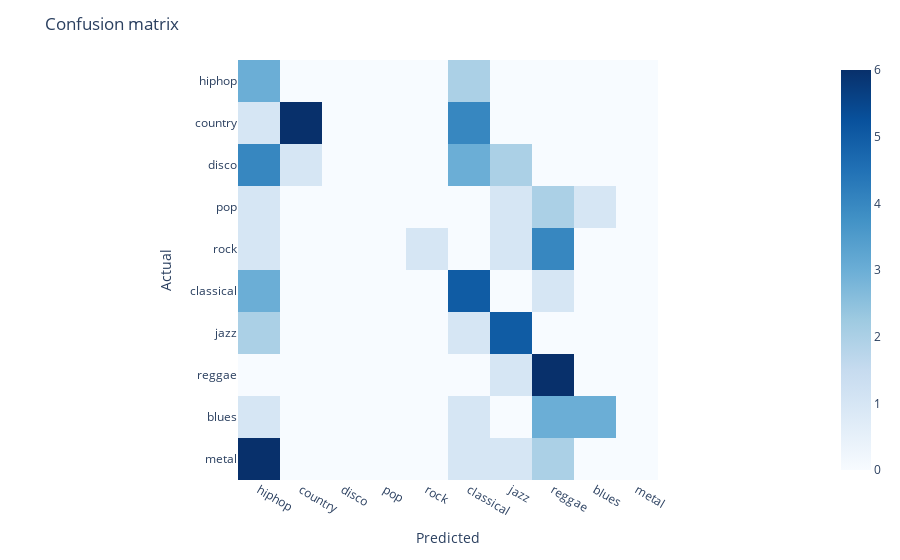

This figure's notebook cell:
### Code cell
rnn_outputs = rnn_model(X_val).detach().numpy()
rnn_preds = np.argmax(rnn_outputs, axis=1)

rnn_acc, rnn_f1, rnn_cm, rnn_cr = metrics(rnn_preds, y_labels, verbose=True)

plot_confusion_matrix(rnn_cm)

### Figure 1 — Plotly figure (JSON) as saved in the notebook; plotly's stock layout.template omitted (floating-point values rounded to 4 significant figures)
{"data": [{"coloraxis": "coloraxis", "hovertemplate": "x: %{x}<br>y: %{y}<br>color: %{z}<extra></extra>", "name": "0", "type": "heatmap", "x": ["hiphop", "country", "disco", "pop", "rock", "classical", "jazz", "reggae", "blues", "metal"], "xaxis": "x", "y": ["hiphop", "country", "disco", "pop", "rock", "classical", "jazz", "reggae", "blues", "metal"], "yaxis": "y", "z": [[3, 0, 0, 0, 0, 2, 0, 0, 0, 0], [1, 6, 0, 0, 0, 4, 0, 0, 0, 0], [4, 1, 0, 0, 0, 3, 2, 0, 0, 0], [1, 0, 0, 0, 0, 0, 1, 2, 1, 0], [1, 0, 0, 0, 1, 0, 1, 4, 0, 0], [3, 0, 0, 0, 0, 5, 0, 1, 0, 0], [2, 0, 0, 0, 0, 1, 5, 0, 0, 0], [0, 0, 0, 0, 0, 0, 1, 6, 0, 0], [1, 0, 0, 0, 0, 1, 0, 3, 3, 0], [6, 0, 0, 0, 0, 1, 1, 2, 0, 0]]}], "layout": {"coloraxis": {"colorscale": [[0, "rgb(247,251,255)"], [0.125, "rgb(222,235,247)"], [0.25, "rgb(198,219,239)"], [0.375, "rgb(158,202,225)"], [0.5, "rgb(107,174,214)"], [0.625, "rgb(66,146,198)"], [0.75, "rgb(33,113,181)"], [0.875, "rgb(8,81,156)"], [1, "rgb(8,48,107)"]]}, "margin": {"t": 60}, "title": {"text": "Confusion matrix"}, "xaxis": {"anchor": "y", "constrain": "domain", "domain": [0, 1], "scaleanchor": "y", "title": {"text": "Predicted"}}, "yaxis": {"anchor": "x", "autorange": "reversed", "constrain": "domain", "domain": [0, 1], "title": {"text": "Actual"}}}}
